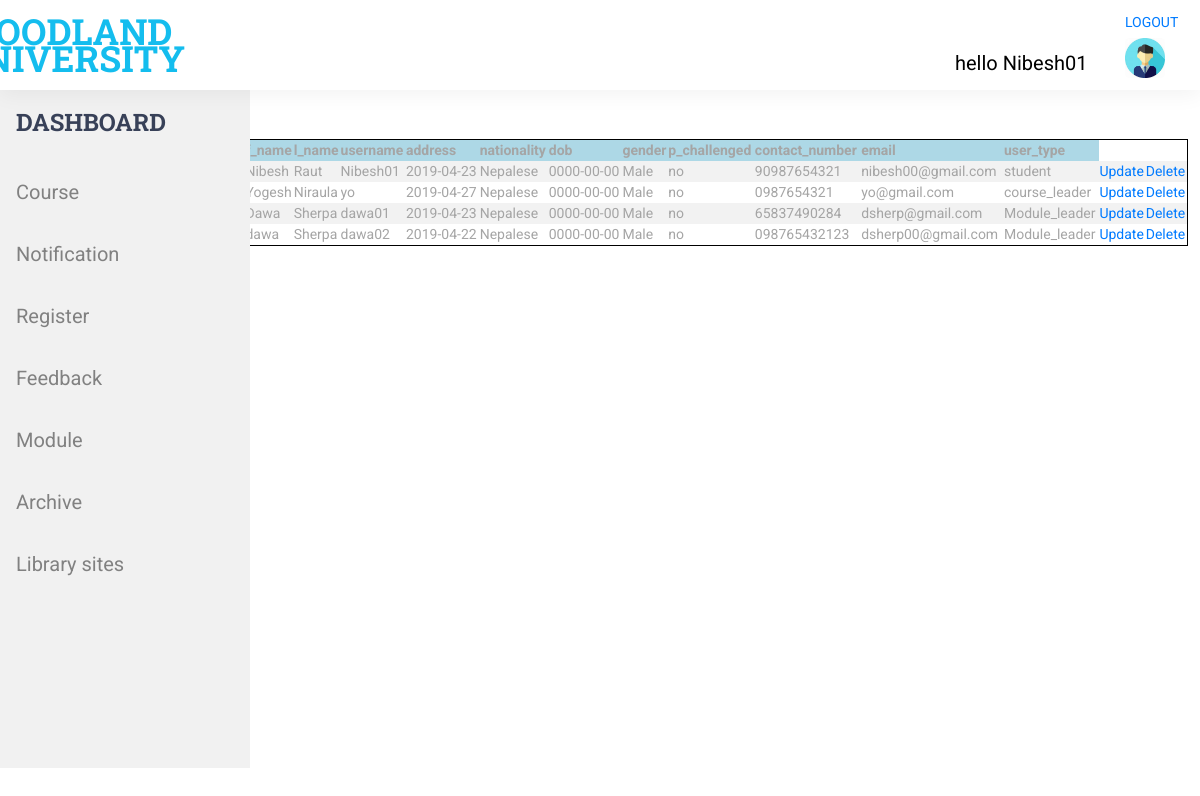
Screenshot of /admin/archive_user.php (signed in) with the database file from the repository.
### tables this page shows
CREATE TABLE `tbl_user` (
  `id` int(11) NOT NULL,
  `f_name` varchar(255) NOT NULL,
  `l_name` varchar(255) NOT NULL,
  `username` varchar(255) NOT NULL,
  `password` varchar(255) NOT NULL,
  `address` varchar(255) NOT NULL,
  `nationality` varchar(255) NOT NULL,
  `dob` date NOT NULL,
  `gender` varchar(255) NOT NULL,
  `p_challenged` varchar(255) NOT NULL,
  `contact_number` varchar(255) NOT NULL,
  `email` varchar(255) NOT NULL,
  `user_type` varchar(255) NOT NULL,
  `archive` varchar(255) DEFAULT 'no'
);

### admin/archive_tableGenerator.php (the view, shortened to what this page needs)
<?php
class TableGenerator{
	public $headings;
	public $rows= [];
	public function setHeadings($heading){
		$this->headings = $heading;
	}
	public function addRow($row){
		$this->rows[] = $row;
	}
	public function getHTML(){
		$html ='<table style="overflow-x:auto;">';
		$html .='<tr>';
		foreach($this->headings as $heading){
			$html .='<th>'.$heading.'</th> ';
		}
		$html .= '</tr>';
		foreach($this->rows as $row){
			$html  .= '<tr>';
			foreach($row as $key => $cell){
				if(!is_numeric($key))
					$html .= '<td>'.$cell.'</td>';
			}
			$html .='<td> <a href="update_user.php?id='.$row['id'].'">Update</a>';
			$html .='<td> <a href="delete_user.php?delete='.$row['id'].'">Delete</a></td>';
			$html .='</tr>';
		}
		$html .='</table>';
		return $html;
	}
}
?>

### styles/main_styles.css (style rules this page uses)
* { margin: 0; padding: 0; -webkit-font-smoothing: antialiased; -webkit-text-shadow: rgba(0,0,0,.01) 0 0 1px; text-shadow: rgba(0,0,0,.01) 0 0 1px; }
body { font-family: 'Roboto', sans-serif; font-size: 14px; font-weight: 400; background: #FFFFFF; color: #a5a5a5; }
a, a:hover, a:visited, a:active, a:link { text-decoration: none; -webkit-font-smoothing: antialiased; -webkit-text-shadow: rgba(0,0,0,.01) 0 0 1px; text-shadow: rgba(0,0,0,.01) 0 0 1px; }

### styles/style.css (style rules this page uses)
body { width: 100%; height: 100%; }

### admin/archive_tableGenerator.php (style rules this page uses)
table { border: 1px solid black; width: 100%; height: 10%; }
table th { background-color: lightblue; }
table tr { padding: 2px; }
table td { overflow: auto; }
tr:nth-child(even) { background-color: #f2f2f2 }

### rows the page displays
tbl_user: f_name "Nibesh", l_name "Raut", username "Nibesh01", address "2019-04-23", nationality "Nepalese", dob "0000-00-00", gender "Male", p_challenged "no", contact_number "90987654321", email "nibesh00@gmail.com", user_type "student"
tbl_user: f_name "Yogesh", l_name "Niraula", username "yo", address "2019-04-27", nationality "Nepalese", dob "0000-00-00", gender "Male", p_challenged "no", contact_number "0987654321", email "yo@gmail.com", user_type "course_leader"
tbl_user: f_name "Dawa", l_name "Sherpa", username "dawa01", address "2019-04-23", nationality "Nepalese", dob "0000-00-00", gender "Male", p_challenged "no", contact_number "65837490284", email "dsherp@gmail.com", user_type "Module_leader"
tbl_user: f_name "dawa", l_name "Sherpa", username "dawa02", address "2019-04-22", nationality "Nepalese", dob "0000-00-00", gender "Male", p_challenged "no", contact_number "098765432123", email "dsherp00@gmail.com", user_type "Module_leader"

### other values shown
$_SESSION['sess_login'] "Nibesh01"
$heading "f_name"
$heading "l_name"
$heading "username"
$heading "address"
$heading "nationality"
$heading "dob"
$heading "gender"
$heading "p_challenged"
$heading "contact_number"
$heading "email"
$heading "user_type"
